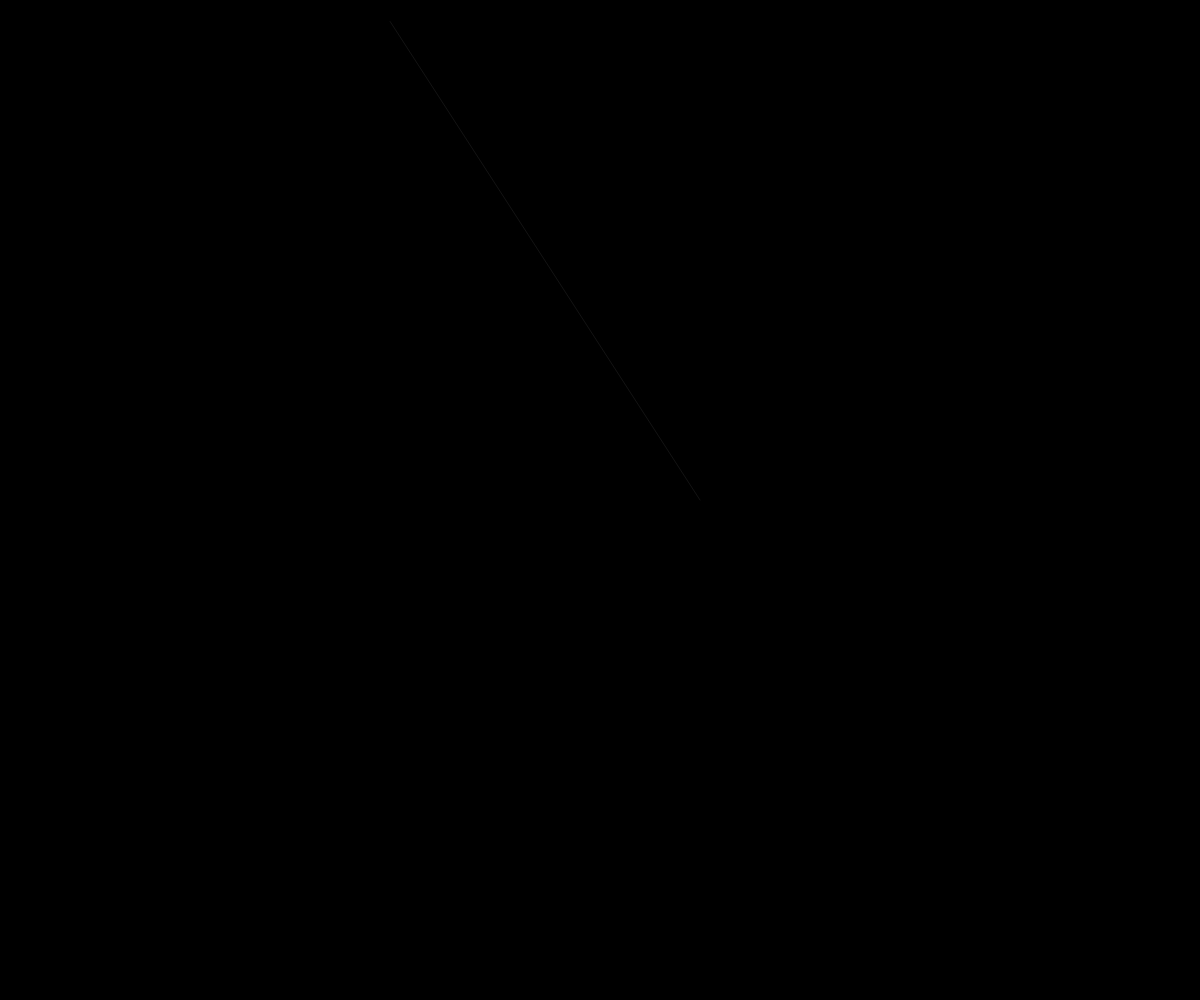
Frame 1 (no input)
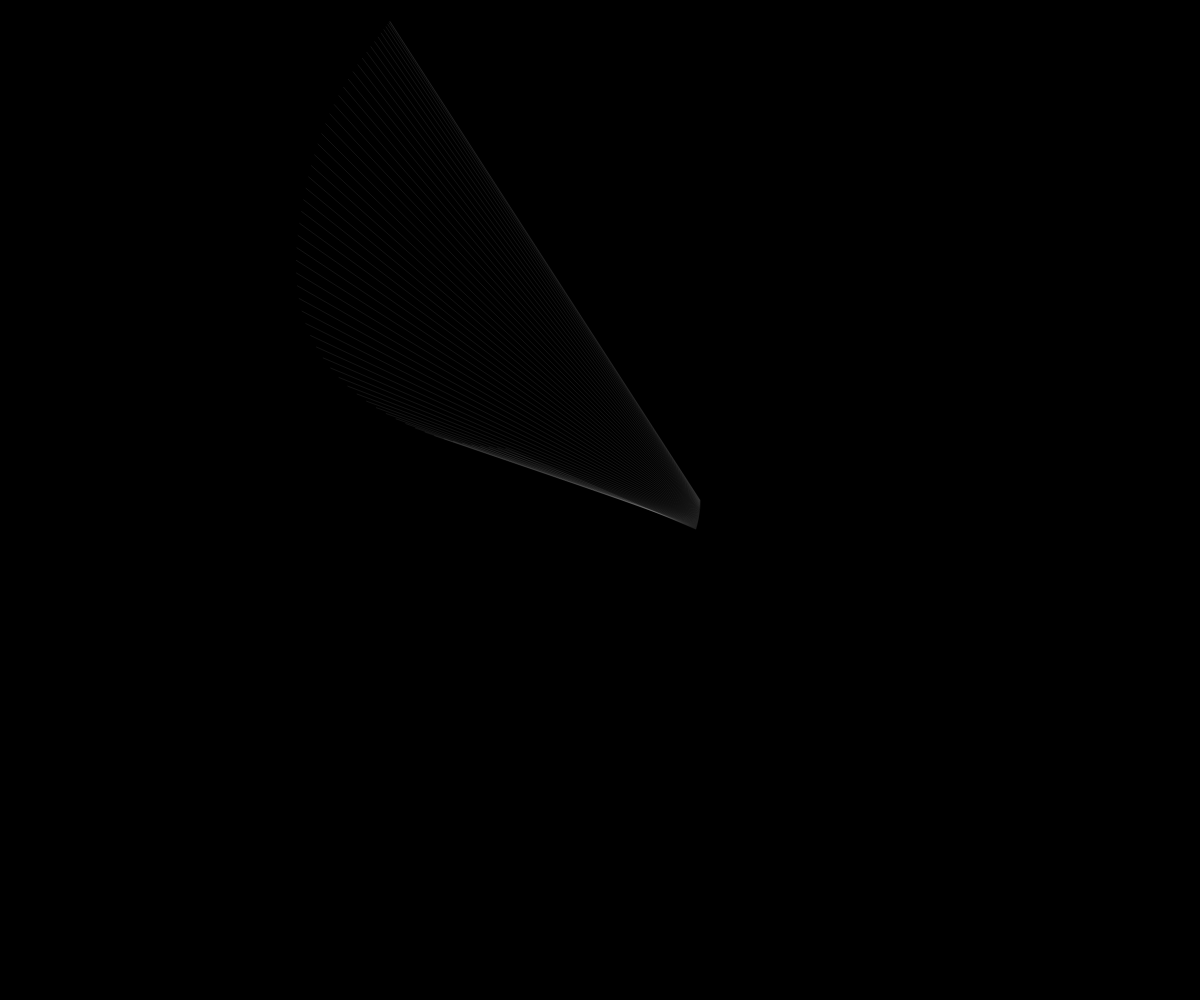
Frame 60 (no input)
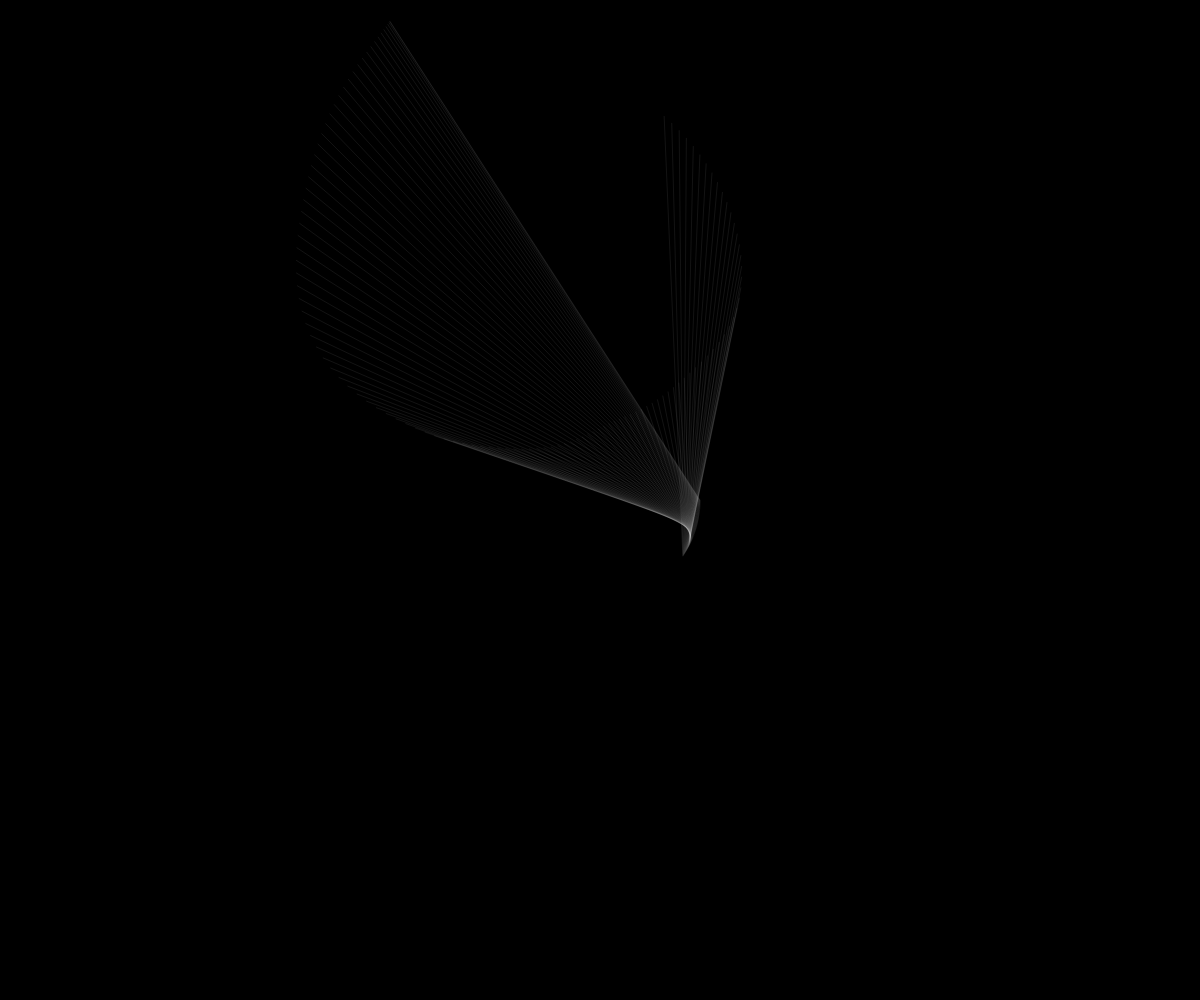
Frame 120 (the mouse pressed at the canvas centre since frame 60)

The p5.js sketch that drew these frames (run headless with seeded random() and noise() and a simulated clock; from frame 60 on, the mouse is pressed at the canvas centre):

// p5.js sketch
// ── sketch.js
/*
Inspired and based on @b2renger's Noise et coordonnees polaires:
https://github.com/b2renger/p5js-designing-interactive-patterns?_x_tr_sl=auto&_x_tr_tl=en&_x_tr_hl=en&_x_tr_pto=wapp#noise-et-coordonnees-polaires

Coding Train video 3.4 Polar Coordinates (don't worry about vectors):
https://thecodingtrain.com/tracks/the-nature-of-code-2/noc/3-angles/4-polar-coordinates
*/

let tx = 0;
let ty = 1000;
let tz = 2000;

function setup() {
  createCanvas(windowWidth, windowHeight);
  background(0);
  stroke(255, 100);
  strokeWeight(0.2);
}

function draw() {
  let angle = noise(tx / 2) * TWO_PI * 4;
 
  let minDimension = min(width, height)
  let radius = noise(tx, ty, tz) * minDimension/2;
  
  let x = cos(angle) * radius + minDimension/2;
  let y = sin(angle) * radius + minDimension/4;

  let endX = width/2 + cos(tx) * 100;
  let endY = height/2 + sin(tx) * 100;
  
  line(x, y, endX, endY);
  
  tx += 0.005;
  ty += 0.005;
  tz += 0.005;
}

function windowResized() {
  resizeCanvas(windowWidth, windowHeight);
  background(0);
}
